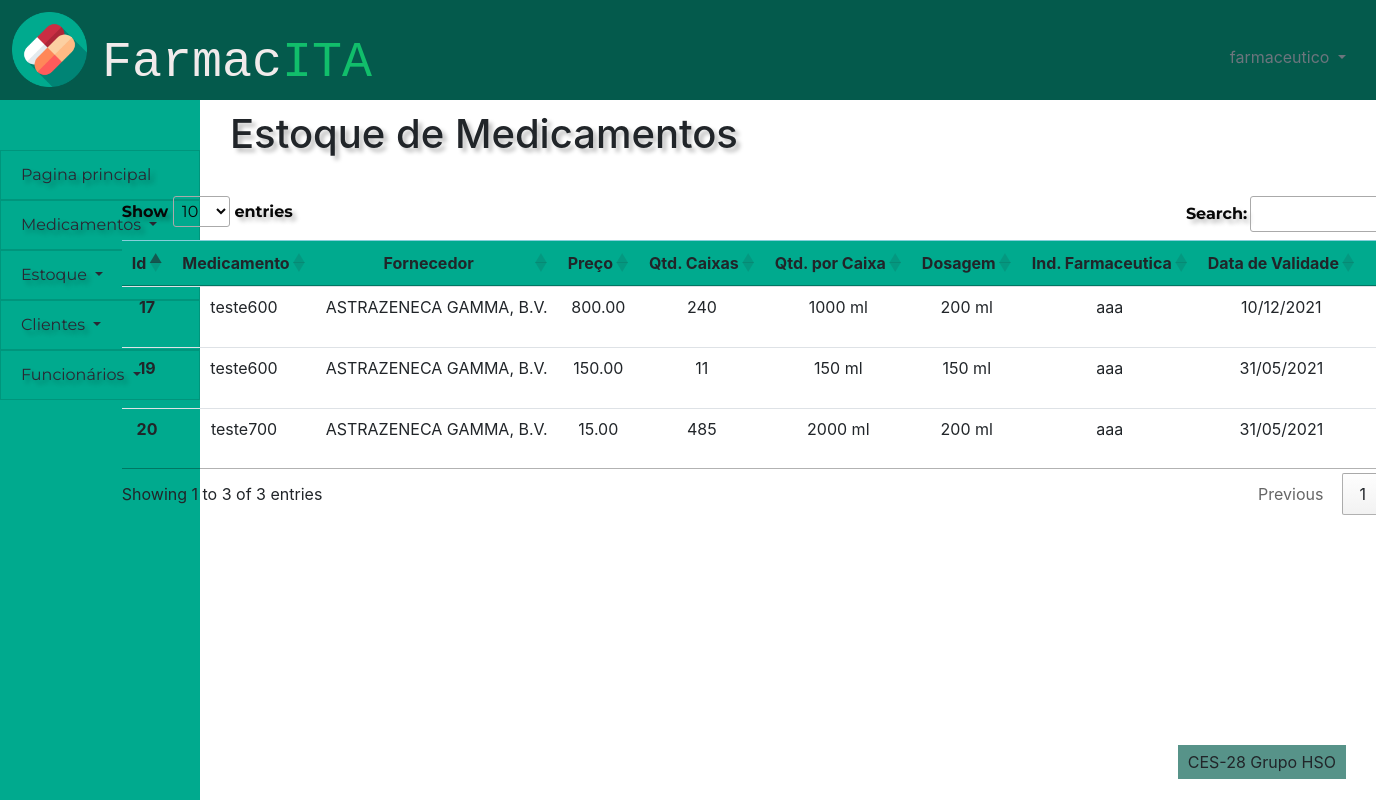
Screenshot of /controle_estoque/editar_lote (signed in) with the database file from the repository.
### controle_estoque/models.py (models this page shows)
class lote_medicamento(models.Model):
    id_lote_medicamento = models.AutoField(primary_key=True)
    id_medicamento = models.ForeignKey(medicamento,on_delete=models.PROTECT)
    id_fornecedor = models.ForeignKey(fornecedor,on_delete=models.PROTECT)
    preco = models.DecimalField(max_digits=40,decimal_places=2)
    quantidade_de_caixas = models.CharField(max_length=100)
    quantidade_por_caixa = models.CharField(max_length=100)
    dosagem = models.CharField(max_length=100)
    data_de_validade = models.DateField(auto_now=False,auto_now_add=False,null=False)
    industria_farmaceutica = models.CharField(max_length=100)
    excluido = models.BooleanField(default=False)
    class Meta:
        db_table = 'lote_medicamento'

### cadastro_medicamentos/models.py (models this page shows, shortened)
class medicamento(models.Model):
    id_medicamento = models.AutoField(primary_key=True)
    nome_medicamento = models.CharField(max_length=100)
    classificacao = models.CharField(max_length=100, default='Sem tarja')
    principio_ativo = models.ManyToManyField(principio_ativo2, through='rel_medicamento_principio_ativo2')
    excluido = models.BooleanField(default=False)

### pessoas/models.py (models this page shows)
class fornecedor(models.Model):
    id_fornecedor = models.AutoField(primary_key=True)
    nome_fornecedor = models.CharField(max_length=100)
    cnpj = models.CharField(max_length=18)
    telefone = models.CharField(max_length=15)
    ativo = models.BooleanField(default=True)

### controle_estoque/views.py (the view)
# urls.py: path('editar_lote',views.editar_lote, name = 'editar_lote')
def editar_lote(request):
    check, retorno = checar_cargo(request)
    if check:
        return retorno
    cargo = funcionario.objects.get(user=request.user).cargo
    if request.user.is_authenticated:
        lista = lote_medicamento.objects.all().order_by('data_de_validade')
        busca = request.GET.get('buscalote')
        if busca:
            lista = lote_medicamento.objects.filter(id_medicamento__in=medicamento.objects.filter(nome_medicamento__icontains = busca)).order_by('data_de_validade')
        delete = request.GET.get('delete')
        if delete:
            teste = lote_medicamento.objects.filter(id_lote_medicamento = delete)
            teste.update(excluido= True)
        return render(request,'estoque/pagina_edicao_lote.html',{'lista':lista,'cargo':cargo})
    else:
        return failed_login(request)

### controle_estoque/views.py (called while the page is built)
def checar_cargo(request):
    user = request.user
    if user.is_anonymous:
        return True, redirect('/')
    else:
        cargo = funcionario.objects.get(user=request.user).cargo
        if cargo == 'Caixa':
            return True, render(request,'sem_permissao.html',{'cargo':cargo})
    return False, False

### frontend/estoque/pagina_edicao_lote.html (shortened to what this page needs)
{% extends 'template/padrao.html' %}
{% load static %}
{%block titulo-conteudo %}
Estoque de Medicamentos
{% endblock %}
{% block content %}
<div class="tabela">
    <div style="display:flex;justify-content:center;align-items:center;">
    <table id="lotes" class="table table-hover">
        <thead class="table-info">
            <tr>
                <th scope="col">Id</th>
                <th scope="col">Medicamento</th>
                <th scope="col">Fornecedor</th>
                <th scope="col">Preço</th>
                <th scope="col">Qtd. Caixas</th>
                <th scope="col">Qtd. por Caixa</th>
                <th scope="col">Dosagem</th>
                <th scope="col">Ind. Farmaceutica</th>
                <th scope="col">Data de Validade</th>
                <th>Excluir</th>
            </tr>
        </thead>
        <tbody>
        {% for i in lista %}
        {% if not i.excluido %}
            <tr class={{i.id_lote_medicamento}}>
                <th scope="row">{{i.id_lote_medicamento}}</th>
                <td class = "nome_medicamento">{{i.id_medicamento.nome_medicamento}}</td>
                <td class = "nome_fornecedor">{{i.id_fornecedor.nome_fornecedor}}</td>
                <td class = "preco">{{i.preco}}</td>
                <td class = "qtd_caixas">{{i.quantidade_de_caixas}}</td>
                <td class = "qtd_caixas">{{i.quantidade_por_caixa}}</td>
                <td class = "qtd_caixas">{{i.dosagem}}</td>
                <td class = "qtd_caixas">{{i.industria_farmaceutica}}</td>
                <td class = "qtd_caixas" data-sort='{{i.data_de_validade|date:"U"}}'>{{i.data_de_validade}}</td>
                <td>
                </td>
            </tr>
        {% endif %}
        {% endfor %}
    </tbody>
    </table>
    </div>
</div>
</div>
<link rel="stylesheet" href="https://cdn.datatables.net/1.10.24/css/jquery.dataTables.min.css">
{% endblock %}

### frontend/template/padrao.html (shortened to what this page needs)
{% load static %}
<!DOCTYPE html>
<html lang="en">
<head>
    <link href="{% static 'bootstrap-4.5.3-dist/css/bootstrap.css' %}" rel="stylesheet">
    <link href="{% static '_css/style.css' %}" rel="stylesheet">
</head>
<body>
    <div id="header">
        <div class="icone" >
            <img  src = "{% static '/images/capsules.png' %}" alt="Teste" height="75">
        </div>
        <div class="row">
            <div class="text-left titulo">
                <p class="logo">Farmac<span class="logo-span">ITA</span></p>
            </div>
        </div>
        <div class="usuario dropdown text-right">
            <a class="dropdown-toggle text-secondary" href="#" role="button" id="dropdownusuario" data-toggle="dropdown"
                aria-haspopup="true" aria-expanded="false">
                {{user}}
            </a>
        </div>
    </div>
    <nav class="list-group-item-info" id="menu">
        <div class="dropdown">
            <a class="list-group-item list-group-item-action list-group-item-info dropdown-item"
            role="button" id="dropdownprincipal"  aria-expanded="false" href="/pessoas/pagina_principal" >
                 Pagina principal
            </a>
        </div>
        <div class="dropdown">
            <a class="list-group-item list-group-item-action list-group-item-info dropdown-toggle" href="#"
                role="button" id="dropdownmedicamentos" data-toggle="dropdown" aria-haspopup="true" aria-expanded="false">
                Medicamentos
            </a>
        </div>
        <div class="dropdown">
            <a class="list-group-item list-group-item-action list-group-item-info dropdown-toggle" href="#"
                role="button" id="dropdownestoque" data-toggle="dropdown" aria-haspopup="true" aria-expanded="false">
                Estoque
            </a>
        </div>
        <div class="dropdown">
            <a class="list-group-item list-group-item-action list-group-item-info dropdown-toggle" href="#"
                role="button" id="dropdownclientes" data-toggle="dropdown" aria-haspopup="true" aria-expanded="false">
                Clientes
            </a>
        </div>
        <div class="dropdown">
            <a class="list-group-item list-group-item-action list-group-item-info dropdown-toggle" href="#"
                role="button" id="dropdownfuncionarios" data-toggle="dropdown" aria-haspopup="true" aria-expanded="false">
                Funcionários
            </a>
        </div>
    </nav>
    <div id="content">
        <div class="titulo_pagina">
            <h1 class="h1">
                {% block titulo-conteudo %}
                {% endblock %}
            </h1>
        </div>
        <div>
        {% block content %}
        {% endblock %}
        </div>
    <div id="footer">
        <p class="rodape-texto align-text-bottom">CES-28 Grupo HSO</p>
    </div>
</body>
</html>

### static/_css/style.css (style rules this page uses)
:root { --bdazzled-blue: #3d5a80ff; --pale-cerulean: #98c1d9ff; --light-cyan: rgb(240, 254, 255); --burnt-sienna: #6BA368; --gunmetal: #515B3A; --header-height:100px; --menu-width:200px; --footer-height:100px; --form-width:400px; --table-width: 1000px; }
.logo { font-size: 50px; font-family: monospace; color: rgb(241, 235, 235); }
.logo-span { color: #11BE6B ; }
.tabela { width: var(--table-width); padding: 20px; margin: 0 auto; }
body { display: grid; grid-template-columns: var(--menu-width) 1fr; grid-template-rows: var(--header-height) 1fr var(--footer-height); grid-template-areas: " cabeca cabeca" " links conteudo" " links rodape" ; height: 100vh; }
.usuario { padding: 45px 30px; color: white; }
.titulo { padding: 25px 30px ; }
div#header { display:grid; grid-template-columns: 0.10fr 1fr 1fr; grid-area: cabeca; background-color: #045A4C }
nav#menu { background-color: #00AA8E; padding-top: 50px; grid-area: links ; }
div#content { grid-area: conteudo; }
div#footer { padding-top: 45px ; text-align: center; grid-area: rodape; background-color: rgba(218, 203, 203, 0); }
.rodape-texto { float:right; width: auto; margin-right: 30px; padding: 5px 10px ; background-color: #579389; }
.titulo_pagina { padding: 10px 30px; }
.icone { padding-left: 12px ; padding-top: 12px ; }
.list-group-item-info { background-color: #00AA8E; }
.list-group-item { font-family: Montserrat; color: rgb(41, 40, 51); text-shadow: 4px 4px 4px rgba(0, 0, 0, 0.25); }
.h1 { text-shadow: 4px 4px 4px rgba(0, 0, 0, 0.25); }
.table-info { background-color: #00AA8E; }

### frontend/estoque/pagina_edicao_lote.html (style rules this page uses)
th, td { white-space: nowrap; }

### rows the page displays
lote_medicamento: id_lote_medicamento "19", id_medicamento.nome_medicamento "teste600", id_fornecedor.nome_fornecedor "ASTRAZENECA GAMMA, B.V.", preco "150.00", quantidade_de_caixas "11", quantidade_por_caixa "150 ml", dosagem "150 ml", industria_farmaceutica "aaa", data_de_validade "31/05/2021"
lote_medicamento: id_lote_medicamento "20", id_medicamento.nome_medicamento "teste700", id_fornecedor.nome_fornecedor "ASTRAZENECA GAMMA, B.V.", preco "15.00", quantidade_de_caixas "485", quantidade_por_caixa "2000 ml", dosagem "200 ml", industria_farmaceutica "aaa", data_de_validade "31/05/2021"
lote_medicamento: id_lote_medicamento "17", id_medicamento.nome_medicamento "teste600", id_fornecedor.nome_fornecedor "ASTRAZENECA GAMMA, B.V.", preco "800.00", quantidade_de_caixas "240", quantidade_por_caixa "1000 ml", dosagem "200 ml", industria_farmaceutica "aaa", data_de_validade "10/12/2021"

### other values shown
{{ user }} "farmaceutico"
